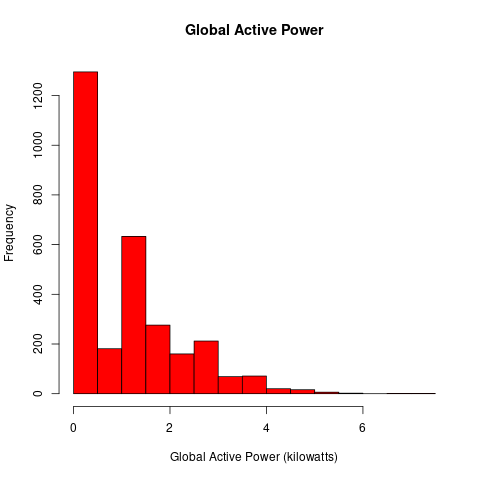

Write R code to recreate this figure.
#building the png file
png("plot1.png")
# histogram as shown in the instructions
hist(df$Global_act_pow, col= "red", main = "Global Active Power",
     xlab = "Global Active Power (kilowatts)")
# close the device
dev.off()